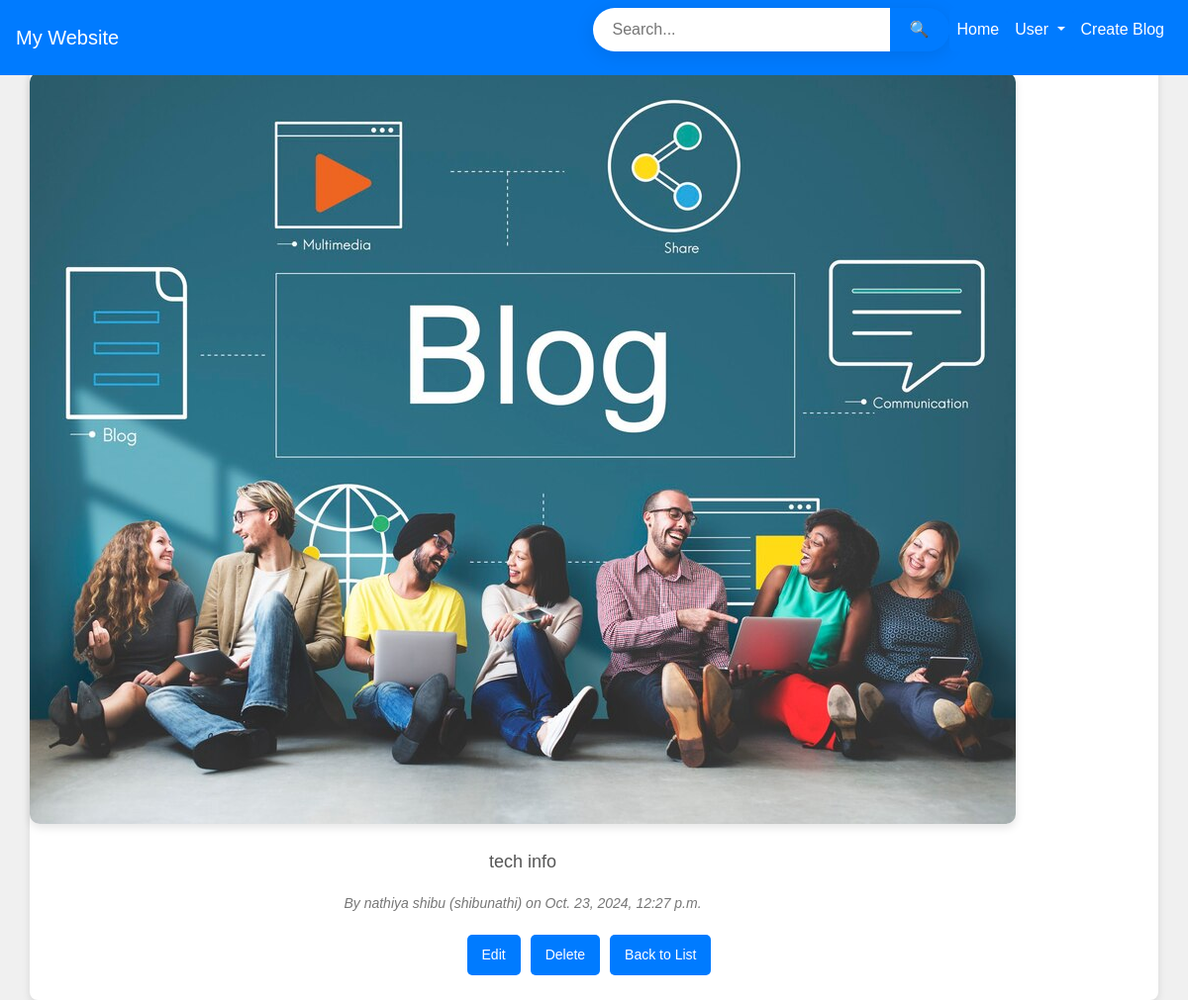
Page /7/ on the committed database.
### myaccounts/models.py (models this page shows, shortened)
class Post(models.Model):
    title = models.CharField(max_length=200)
    author = models.ForeignKey(UserRegistration, on_delete=models.CASCADE,related_name='posts')  # ForeignKey to UserRegistration
    content = models.TextField()
    date_posted = models.DateTimeField(auto_now_add=True)
    image=models.ImageField(upload_to="picture/", default='default.jpg')

class UserRegistration(models.Model):
    first_name = models.CharField(max_length=30)
    last_name = models.CharField(max_length=30)
    username = models.CharField(max_length=30, unique=True)
    email = models.EmailField(unique=True)
    password = models.CharField(max_length=128)
    def __str__(self):
        return f"{self.first_name} {self.last_name} ({self.username})"

### myaccounts/views.py (the view)
# urls.py: path('<int:pk>/', views.blog_detail, name='blog_detail'),
def blog_detail(request, pk):
    blog = get_object_or_404(Post, pk=pk)
    return render(request, 'blog/blog_detail.html', {'blog': blog})

### myaccounts/templates/blog/blog_detail.html (shortened to what this page needs)
{% extends "index.html" %}
{% block content %}
<!DOCTYPE html>
<html lang="en">
<head>
    <link rel="stylesheet" href="https://stackpath.bootstrapcdn.com/bootstrap/4.5.2/css/bootstrap.min.css">
</head>
<body>
    <div  class="container mt-5">
        <div class="row justify-content: center">
            <div style=margin-top:160px; class="col-ml-8 text-center">
                <h1>{{ blog.title }}</h1>
                {% if blog.image %}
                    <img src="{{ blog.image.url }}" alt="{{ blog.title }}" class="img-fluid mb-4">
                {% endif %}
                <p>{{ blog.content }}</p>
                <p><em>By {{ blog.author }} on {{ blog.date_posted }}</em></p>
            </div>
        </div>
        <div class="actions">
            <a href="{% url 'blog_edit' blog.pk %}">Edit</a>
            <a href="{% url 'blog_delete' blog.pk %}">Delete</a>
            <a href="{% url 'blog_list' %}">Back to List</a>
        </div>
    </div>
</body>
</html>
{% endblock content %}

### myaccounts/static/css/style.css (style rules this page uses)
body { font-family: 'Arial', sans-serif; background-color: #f0f0f0; margin: 0; padding: 0; color: #333; }
.container { padding: 20px; background-color: white; margin-top: 20px; border-radius: 8px; box-shadow: 0 4px 8px rgba(0, 0, 0, 0.1); }
h1 { font-size: 36px; margin-bottom: 20px; color: #007bff; }
p { font-size: 18px; line-height: 1.6; color: #555; }
img { max-width: 100%; height: auto; margin-top: 20px; border-radius: 10px; box-shadow: 0 4px 8px rgba(0, 0, 0, 0.1); }

### myaccounts/templates/navbar.html (style rules this page uses)
body { display: flex; justify-content: center; align-items: center; height: 100vh; background-color: #f0f0f0; }

### myaccounts/templates/blog/blog_detail.html (style rules this page uses)
body { font-family: 'Arial', sans-serif; background-color: #f0f0f0; margin: 0; }
h1 { color: #333; text-align: center; }
p { font-size: 18px; line-height: 1.6; color: #555; text-align: center; }
em { color: #777; font-size: 14px; display: block; text-align: center; }
img { max-width: 100%; height: auto; display: block; margin: 0 auto; }
.actions { margin-left:350px; display: flex; flex-direction: row; justify-content: center; align-items: center; width:400px; font-size: 14px; }
.actions a { margin: 5px; padding: 10px 15px; background-color: #007bff; color: white; text-decoration: none; border-radius: 5px; }

### rows in the picture
Post: image (picture), content "tech info", author "nathiya shibu (shibunathi)", date_posted "Oct. 23, 2024, 12:27 p.m."
